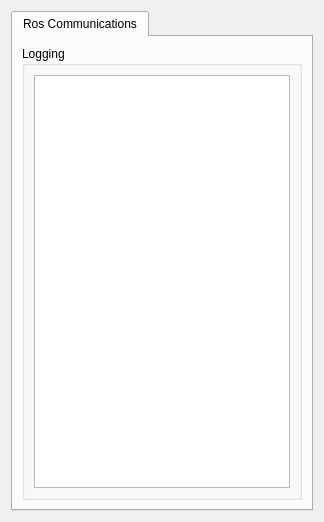
  <widget class="QWidget" name="centralwidget">
   <layout class="QGridLayout" name="gridLayout_7">
    <item row="0" column="0">
     <widget class="QTabWidget" name="tab_manager">
      <property name="sizePolicy">
       <sizepolicy hsizetype="Expanding" vsizetype="Minimum">
        <horstretch>0</horstretch>
        <verstretch>0</verstretch>
       </sizepolicy>
      </property>
      <property name="minimumSize">
       <size>
        <width>100</width>
        <height>500</height>
       </size>
      </property>
      <property name="locale">
       <locale language="English" country="Australia"/>
      </property>
      <property name="currentIndex">
       <number>0</number>
      </property>
      <widget class="QWidget" name="tab_status">
       <attribute name="title">
        <string>Ros Communications</string>
       </attribute>
       <layout class="QVBoxLayout" name="verticalLayout_2">
        <item>
         <widget class="QGroupBox" name="groupBox_12">
          <property name="sizePolicy">
           <sizepolicy hsizetype="MinimumExpanding" vsizetype="Preferred">
            <horstretch>0</horstretch>
            <verstretch>0</verstretch>
           </sizepolicy>
          </property>
          <property name="title">
           <string>Logging</string>
          </property>
          <layout class="QGridLayout" name="gridLayout_3">
           <item row="0" column="0">
            <widget class="QListView" name="view_logging"/>
           </item>
          </layout>
         </widget>
        </item>
       </layout>
      </widget>
     </widget>
    </item>
   </layout>
  </widget>
